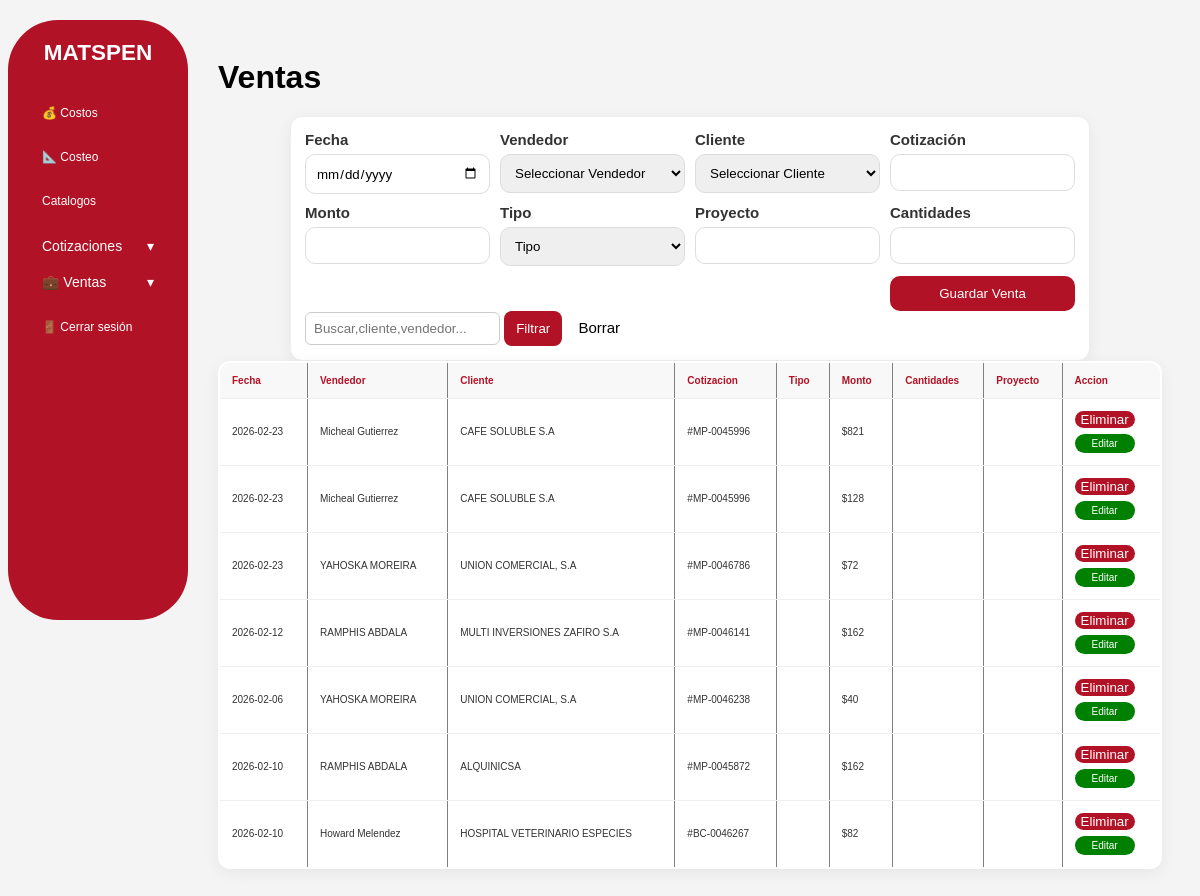
The app's page /producciones (signed in), older data.
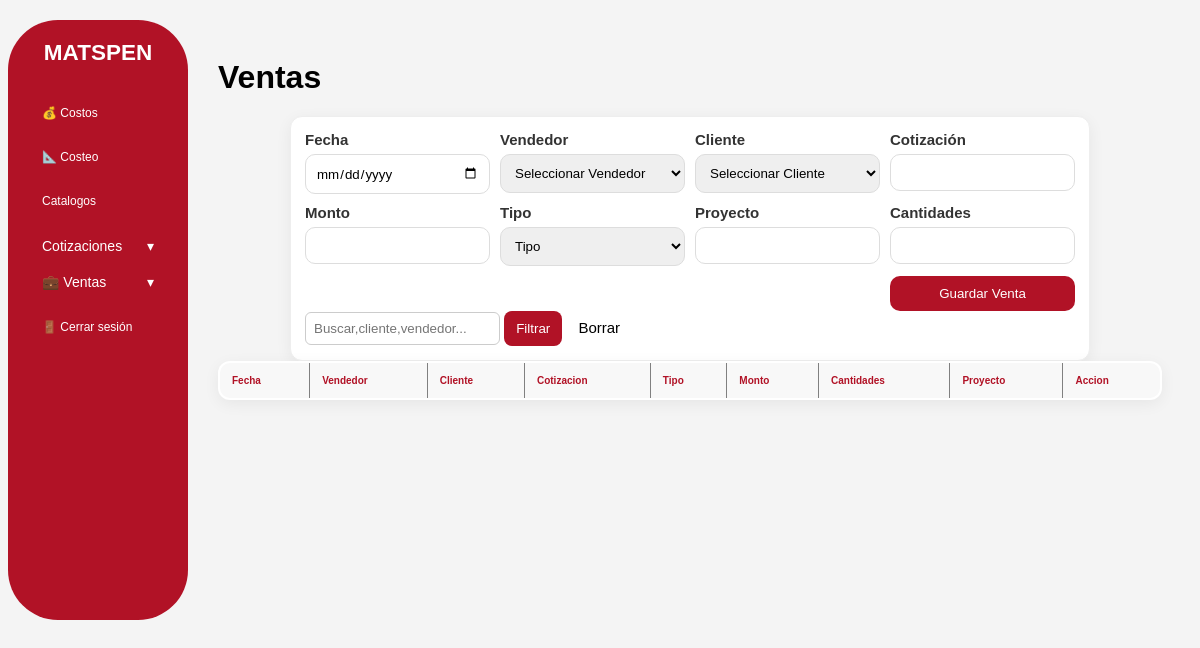
The same page, newer data.
### tables this page shows
CREATE TABLE "ventas"(id INTEGER PRIMARY KEY AUTOINCREMENT,fecha TEXT, vendedor Text, cliente TEXT, cotizacion TEXT, mont REAL, tipo TEXT NO NULL DEFAULT 'Offset', estado TEXT DEFAULT 'Aprobada', proyecto TEXT);

### app.py (the view)
@app.route("/producciones")
def produccion():
    if "user_id" not in session:
        return redirect(url_for("login"))
    conn = get_db_connection()
    ventas = conn.execute("SELECT * FROM ventas ORDER BY id DESC").fetchall()
    vendedores = conn.execute("SELECT id, nombre FROM vendedores ORDER BY nombre").fetchall()
    clientes   = conn.execute("SELECT id, nombre FROM clientes ORDER BY nombre").fetchall()
    tipo = conn.execute("SELECT id, nombre FROM tipos_impresion ORDER BY nombre").fetchall()
    q = request.args.get("q", "").strip()
    if q:
        ventas = conn.execute("""
            SELECT * FROM ventas
            WHERE cliente LIKE ?
               OR vendedor LIKE ?
               OR cotizacion LIKE ?
                OR tipo LIKE ?

            ORDER BY id DESC
        """, (f"%{q}%", f"%{q}%", f"%{q}%", f"%{q}%")).fetchall()
    else:
        ventas = conn.execute(
            "SELECT * FROM ventas ORDER BY id DESC"
        ).fetchall()
    conn.close()
    return render_template("producciones.html",ventas=ventas,vendedores=vendedores,clientes=clientes,tipo=tipo,q=q,venta =None)

### database.py (called while the page is built)
def get_db_connection():
    conn = sqlite3.connect("database.db", timeout=10)
    conn.row_factory = sqlite3.Row
    return conn

### templates/producciones.html (shortened to what this page needs)
{% extends "base.html" %}
{% block content %}
<h1 class="ventas-header">Ventas</h1>
<form method="POST" action="{% if venta %}{{ url_for('editar_venta', ventas_id=venta.id) }}{% else %}{{ url_for('ventas_nuevas') }}{% endif %}" class="form-card">
  <div class="cards">
    <div class="grid">
      <div class="field">
        <label>Fecha</label>
        <input type="date" name="fecha" value="{{ venta.fecha if venta else '' }}" required>
      </div>
      <div class="field">
        <label>Vendedor</label>
        <select name="vendedor" required>
          <option value="">Seleccionar Vendedor</option>
        </select>
      </div>
      <div class="field">
        <label>Cliente</label>
        <select name="clientes" required>
          <option value="">Seleccionar Cliente</option>
        </select>
      </div>
      <div class="field">
        <label>Cotización</label>
        <input type="text" name="cotizacion" value="{{ venta.cotizacion if venta else '' }}" required>
      </div>
      <div class="field">
        <label>Monto</label>
        <input type="number" name="mont" value="{{ venta.mont if venta else '' }}" required>
      </div>
      <div class="field">
        <label>Tipo</label>
        <select name="tipo" required>
          <option value="">Tipo</option>
        </select>
      </div>
      <div class="field">
        <label>Proyecto</label>
        <input type="text" name="proyecto" value="{{ venta.proyecto if venta else '' }}" required>
      </div>
      <div class="field">
        <label>Cantidades</label>
        <input type="number" name="cantidades" value="{{ venta.cantidades if venta else '' }}" required>
      </div>
      <div class="actions">
        <button type="submit">
          {% if venta %}Editar Venta{% else %}Guardar Venta{% endif %}
        </button>
      </div>
    </div>
</form>
<form method="get">
    <input type ="text" name ="q" placeholder="Buscar,cliente,vendedor..." value ="{{ q }}" style="padding:8px;border: 1px solid #ccc;border-radius: 6px;">
    <button type="submit" style="padding: 10px 12px;border: none; border-radius: 8px; background-color: #b11226;color:white;">Filtrar</button>
    <a href="{{ url_for('produccion') }}" style="padding:10px 12px; border:none; border-radius: 6px;background-color:white;color:black;">Borrar</a>
</form>
</div>
<table class ="tables" border="2" cellpadding="10" cellpadding="0" width = "100%">
    <thead class = "table-head">
        <tr>
            <th>Fecha</th>
            <th>Vendedor</th>
            <th>Cliente</th>
            <th>Cotizacion</th>
            <th>Tipo</th>
            <th>Monto</th>
            <th>Cantidades</th>
            <th>Proyecto</th>
            <th>Accion</th>
        </tr>
    </thead>
    <tbody>
        {% for v in ventas %}
        <tr>
            <td>{{ v.fecha }}</td>
            <td>{{ v.vendedor }}</td>
            <td>{{ v.cliente }}</td>
            <td>#{{ v.cotizacion }}</td>
            <td>{{ v.tipo }}</td>
            <td>${{ v.mont }}</td>
            <td>{{ v.cantidades }}</td>
            <td>{{ v.proyecto }}</td>
            <td>
               <form method="post" action="{{ url_for('eliminar_venta', ventas_id=v.id) }}">
            <button class ="eliminarbtn" type="submit">Eliminar</button>
              </form>
              <div style="height: 6px;"></div>
              <a  class ="editarbtn" href="{{ url_for('editar_venta', ventas_id=v.id) }}">Editar</a>
            </td>
        </tr>
        {% endfor %}
    </tbody>
</table>
{% endblock %}

### templates/base.html (shortened to what this page needs)
    <!DOCTYPE html>
    <html lang="es">
    <head>
    </head>
    <body>
    <div class="layout">
        <aside class="sidebar">
            <div class="name">
                <h2>MATSPEN</h2>
            </div>
            <ul>
                <li><a href="{{ url_for('costos') }}">💰 Costos</a></li>
                <li><a href="{{ url_for('nuevo_costo') }}">📐 Costeo</a></li>
                <li><a href="{{ url_for('clientes')}}">Catalogos</a></li>
                <li class="nav-group">
                    <button class="nav-parent" type="button"
                            onclick="toggleMenu('coti_venta', 'dash_venta')">
                            <span> Cotizaciones</span>
                            <span class = "dash" id="dahs_venta">▾</span>
                    </button>
                    <button class="nav-parent" type="button"
                            onclick="toggleMenu('ventas-menu', 'chev-ventas')">
                        <span>💼 Ventas</span>
                        <span class="chev" id="chev-ventas">▾</span>
                    </button>
                </li>
                <li><a href="{{ url_for('logout') }}">🚪 Cerrar sesión</a></li>
            </ul>
        </aside>
        <main class="content">
            {% block content %}{% endblock %}
    </body>
    </html>

### templates/base.html (style rules this page uses)
:root { --color-primario: #b11226; --color-secundario: #ffffff; --color-gris: #f4f4f4; --color-texto: #333; --radio: 8px; }
* { box-sizing: border-box; font-family: Arial, Helvetica, sans-serif; }
body { margin: 10; background: var(--color-gris); color: var(--color-texto); }
a { text-decoration: none; color: inherit; }
.layout { display: flex; min-height: 100vh; }
.sidebar { width: 180px; background: var(--color-primario); color: white; padding: 20px; border-radius: 50px; position: sticky; top: 20px; height: 600px; }
.sidebar h2 { margin-top: 0; text-align: center; }
.sidebar ul { list-style: none; padding: 0; margin-top: 30px; }
.sidebar ul li { margin-bottom: 10px; }
.sidebar ul li a { display: block; padding: 10px 14px; border-radius: var(--radio); color: white; font-size: 12px; }
.content { flex: 1; padding: 30px; background: var(--color-gris); }
h1 { margin-top: 10; }
table { width: 100%; border-collapse: collapse; background: white; border-radius: var(--radio); overflow: hidden; }
th, td { padding: 12px; border-bottom: 1px solid #eee; font-size: 10px; text-align: left; }
th { background: #f8f8f8; font-weight: bold; }
.nav-group { margin-bottom: 10px; }
.nav-parent { width:100%; background: transparent; border: none; color: white; padding: 10px 14px; border-radius: var(--radio); cursor: pointer; font-size: 14px; display:flex; justify-content: space-between; align-items: center; text-align: left; }
.chev { transition: transform .2s ease; }
html { font-size: 16px; }
body { font-size: 1rem; }
h1 { font-size: 1.6rem; }
@media (min-width: 1024px) { html { font-size: 15px; } }

### templates/producciones.html (style rules this page uses)
.tables { margin-top: 25px; background: white; border-collapse: collapse; border-radius: 12px; overflow: hidden; box-shadow: 0 4px 16px rgba(0,0,0,0.06); width: 100%; max-width: 1200px; margin: 0 auto; }
.table-head { color:#b11226; }
.ventas-header { color: black; font-size: 32px; margin-bottom: 10px; }
.form-card { width: 100%; max-width: 800px; margin: 0 auto; margin-top: 20px; }
.cards { background: white; border: 1px solid #eee; border-radius: 12px; padding: 14px; box-shadow: 0 4px 16px rgba(0,0,0,0.06); }
.grid { display: grid; grid-template-columns: repeat(4, minmax(150px, 1fr)); gap: 10px; align-items: start; }
.field label { display:block; font-weight: 600; margin-bottom: 6px; }
.field input, .field select { width: 100%; padding: 10px; border-radius: 10px; border: 1px solid #ddd; box-sizing: border-box; }
.actions { grid-column: 4 / 5; display: flex; align-items:end; justify-content: flex-end; }
.actions button { width: 100%; padding: 10px 15px; background: #b11226; color: white; border: none; border-radius: 10px; cursor: pointer; }

Row changes from the older to the newer data that the page shows:
removed ventas: fecha "2026-02-23", vendedor "Micheal Gutierrez", cliente "CAFE SOLUBLE S.A", cotizacion "MP-0045996", mont "821"
removed ventas: fecha "2026-02-23", vendedor "Micheal Gutierrez", cliente "CAFE SOLUBLE S.A", cotizacion "MP-0045996", mont "128"
removed ventas: fecha "2026-02-23", vendedor "YAHOSKA MOREIRA", cliente "UNION COMERCIAL, S.A", cotizacion "MP-0046786", mont "72"
removed ventas: fecha "2026-02-12", vendedor "RAMPHIS ABDALA", cliente "MULTI INVERSIONES ZAFIRO S.A", cotizacion "MP-0046141", mont "162"
removed ventas: fecha "2026-02-06", vendedor "YAHOSKA MOREIRA", cliente "UNION COMERCIAL, S.A", cotizacion "MP-0046238", mont "40"
removed ventas: fecha "2026-02-10", vendedor "RAMPHIS ABDALA", cliente "ALQUINICSA", cotizacion "MP-0045872", mont "162"
removed ventas: fecha "2026-02-10", vendedor "Howard Melendez", cliente "HOSPITAL VETERINARIO ESPECIES", cotizacion "BC-0046267", mont "82"
